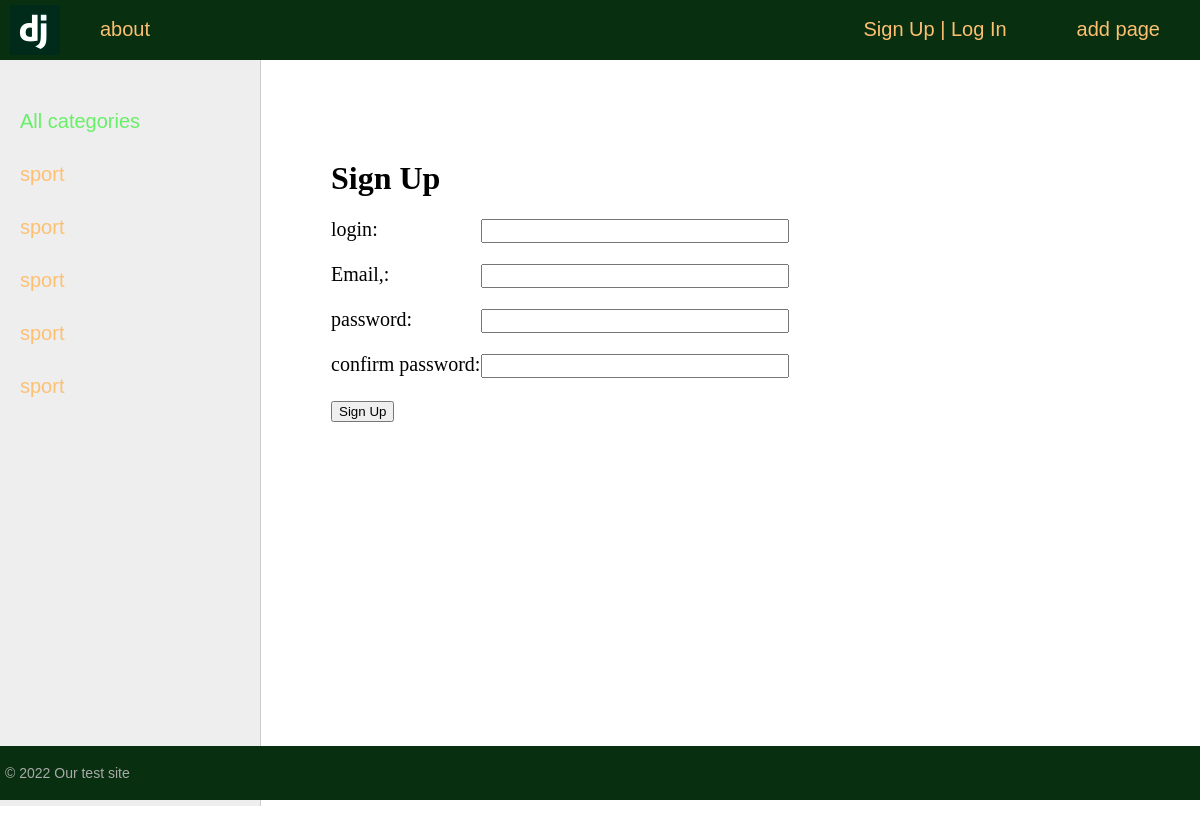
Page /blog/register/ on the earlier database version.
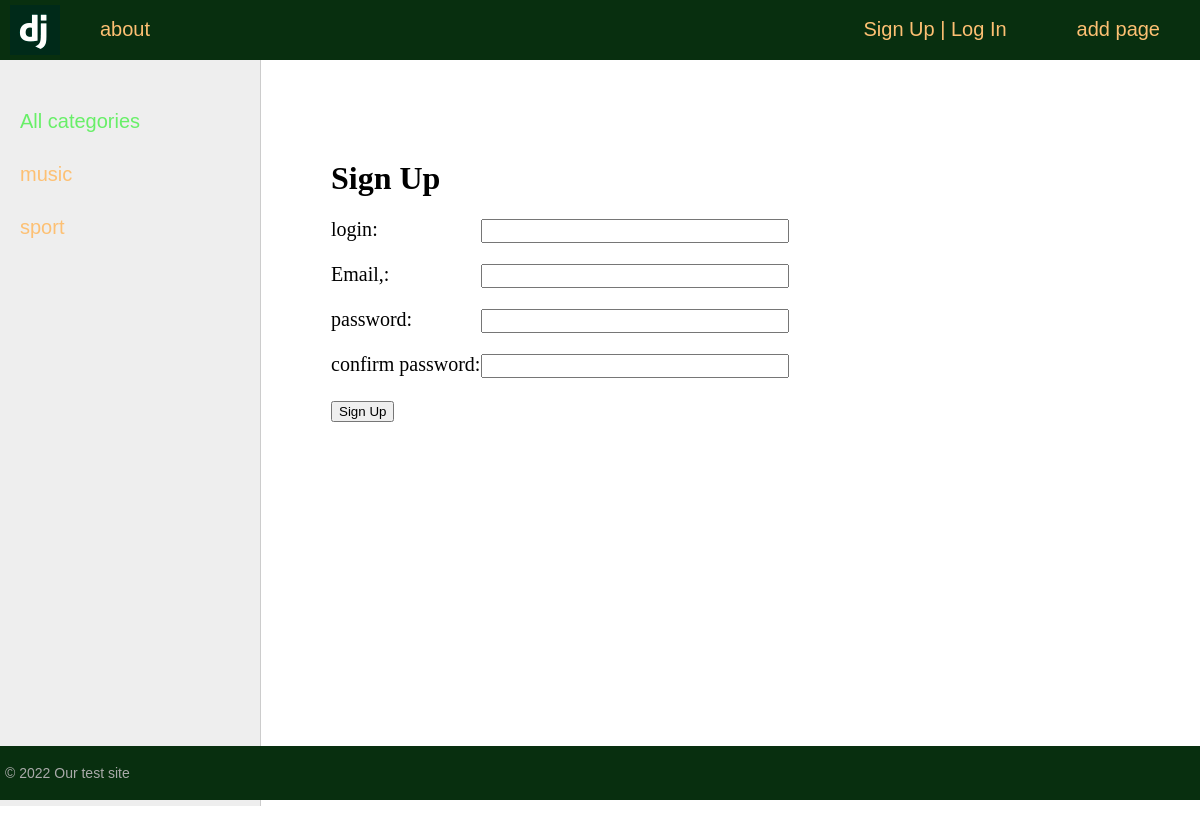
Same page on the later database version.
### blog/models.py (models this page shows, shortened)
class Category(models.Model):
    name = models.CharField(max_length=100, db_index=True)
    slug = models.SlugField(max_length=255, unique=True, db_index=True, verbose_name='URL')
    def get_absolute_url(self):
        return reverse('category', kwargs={'cat_id': self.pk})
    class Meta:
        verbose_name = 'category'
        verbose_name_plural = 'categories'
        ordering = ['id']

### blog/views.py (the view, shortened to what this page needs)
# urls.py: path('register/', RegisterUser.as_view(), name='register'),
class RegisterUser(DataMixin, CreateView):
    form_class = RegisterUserForm
    template_name = 'blog/register.html'
    success_url = reverse_lazy('login')
    def get_context_data(self, *, object_list=None, **kwargs):
        context = super().get_context_data(**kwargs)
        c_def = self.get_user_context(title='Sign Up')
        return dict(list(context.items()) + list(c_def.items()))

### blog/forms.py
class RegisterUserForm(UserCreationForm):
    username = forms.CharField(label='login', widget=forms.TextInput(attrs={'class': 'form-input'}))
    email = forms.EmailField(label='Email,', widget=forms.EmailInput(attrs={'class': 'form-input'}))
    password1 = forms.CharField(label='password', widget=forms.PasswordInput(attrs={'class': 'form-input'}))
    password2 = forms.CharField(label='confirm password', widget=forms.PasswordInput(attrs={'class': 'form-input'}))
    class Meta:
        model = User
        fields = ('username', 'email', 'password1', 'password2')

### blog/templatetags/templatetags/blog_tags.py (called while the page is built)
@register.inclusion_tag('blog/list_categories.html')
def get_categories(sort=None, cat_selected=0):
    if not sort:
        cats = Category.objects.all()
    else:
        cats = Category.objects.order_by(sort)
    return {"cats": cats, "cat_selected": cat_selected}

### blog/utils.py (called while the page is built)
    def get_user_context(self, **kwargs):
        context = kwargs
        cats = Category.objects.all()
        context['menu'] = menu
        context['cats'] = cats
        if 'cats_selected' not in context:
            context['cat_selected'] = 0
        return context

### blog/templates/blog/register.html (shortened to what this page needs)
{% extends 'blog/base.html' %}
{% block content %}
<h1>{{title}}</h1>
<form method="post">
    {% for f in form %}
    <p><label class="form-label" for="{{ f.id_for_label }}">{{ f.label }}: </label>{{ f }}</p>
    {% endfor %}
    <button type="submit">Sign Up</button>
</form>
{% endblock %}

### blog/templates/blog/list_categories.html
{% for c in cats %}
    {% if c.pk == cat_selected %}
        <li class="selected">{{c.name}}</li>
    {% else %}
        <li><a href="{{c.get_absolute_url}}">{{c.name}}</a></li>
    {% endif %}
{% endfor %}

Differences in the rows shown:
removed Category: name "sport"
removed Category: name "sport"
removed Category: name "sport"
changed Category: name "sport" → "music"; moves up the list
